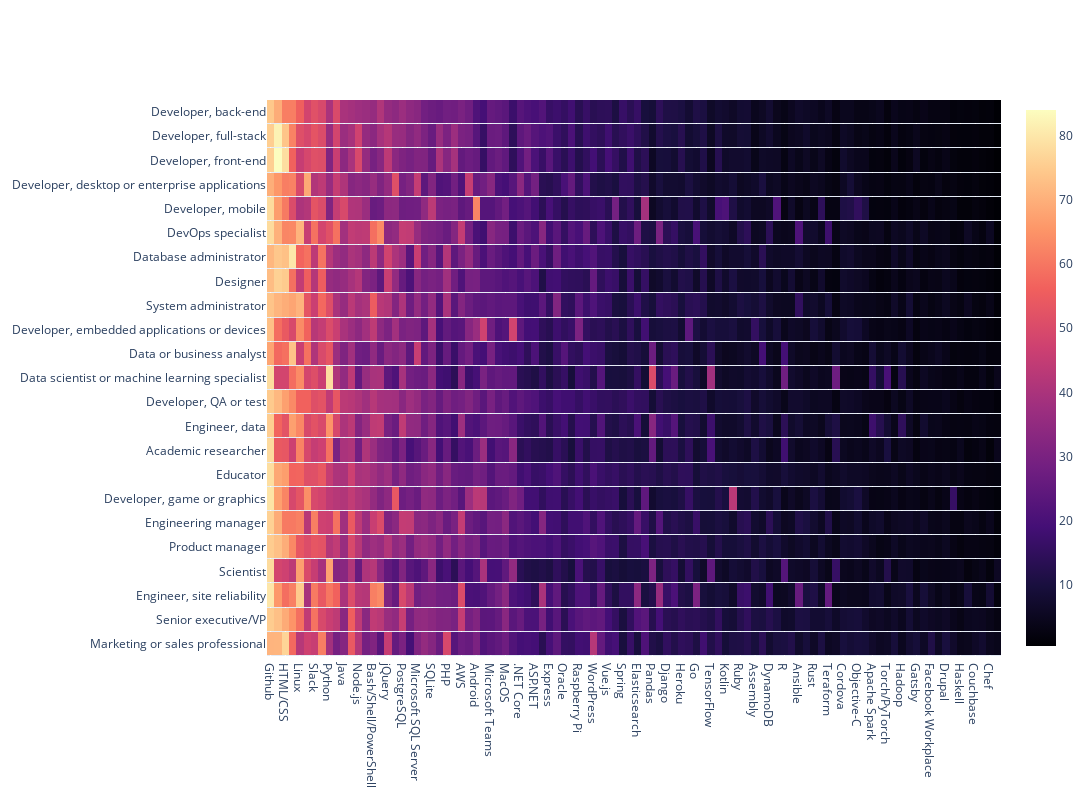

Write notebook code for a chart like this one.
### Markdown cell above
### Visualizing Heatmap

### Code cell
# Transpose skills_jobs 
skills_jobs = skills_jobs.T

# Build Heatmap figure
data=go.Heatmap(z=skills_jobs, x=skills_jobs.columns, 
                y=skills_jobs.index, colorscale='magma', ygap=1)
# Plot
fig = go.Figure(data=data)
fig.update_layout(width=1300, height=800)
iplot(fig)

### Figure 1 — Plotly figure (JSON) as saved in the notebook; plotly's stock layout.template omitted (floating-point values rounded to 4 significant figures; data arrays with more than 128 entries replaced by an {"elided": "..."} marker saying what was removed)
{"data": [{"colorscale": [[0, "#000004"], [0.1111, "#180f3d"], [0.2222, "#440f76"], [0.3333, "#721f81"], [0.4444, "#9e2f7f"], [0.5556, "#cd4071"], [0.6667, "#f1605d"], [0.7778, "#fd9668"], [0.8889, "#feca8d"], [1, "#fcfdbf"]], "type": "heatmap", "x": ["Github", "JavaScript", "HTML/CSS", "SQL", "Linux", "Windows", "Slack", "MySQL", "Python", "Jira", "Java", "Google Suite (Docs, Meet, etc)", "Node.js", "Gitlab", "Bash/Shell/PowerShell", "Docker", "jQuery", "C#", "PostgreSQL", "Confluence", "Microsoft SQL Server", "Trello", "SQLite", "React.js", "PHP", "TypeScript", "AWS", ".NET", "Android", "C++", "Microsoft Teams", "MongoDB", "MacOS", "C", ".NET Core", "Angular", "ASP.NET", "Redis", "Express", "MariaDB", "Oracle", "ASP.NET Core", "Raspberry Pi", "Microsoft Azure", "Microsoft Azure", "Microsoft Azure", "Microsoft Azure", "WordPress", "Google Cloud Platform", "Vue.js", "Firebase", "Spring", "Angular.js", "Elasticsearch", "iOS", "Pandas", "Kubernetes", "Django", "Flask", "Heroku", "Arduino", "Go", "Laravel", "TensorFlow", "React Native", "Kotlin", "Unity 3D", "Ruby", "Slack Apps and Integrations", "Assembly", "VBA", "DynamoDB", "Swift", "R", "Stack Overflow for Teams", "Ansible", "Ruby on Rails", "Rust", "Flutter", "Teraform", "Keras", "Cordova", "Xamarin", "Objective-C", "Dart", "Apache Spark", "Scala", "Torch/PyTorch", "Symfony", "Hadoop", "Perl", "Gatsby", "Cassandra", "Facebook Workplace", "IBM DB2", "Drupal", "Unreal Engine", "Haskell", "Puppet", "Couchbase", "IBM Cloud or Watson", "Chef", "Julia"], "y": ["Marketing or sales professional", "Senior executive/VP", "Engineer, site reliability", "Scientist", "Product manager", "Engineering manager", "Developer, game or graphics", "Educator", "Academic researcher", "Engineer, data", "Developer, QA or test", "Data scientist or machine learning specialist", "Data or business analyst", "Developer, embedded applications or devices", "System administrator", "Designer", "Database administrator", "DevOps specialist", "Developer, mobile", "Developer, desktop or enterprise applications", "Developer, front-end", "Developer, full-stack", "Developer, back-end"], "ygap": 1, "z": {"elided": "23x103 float values"}}], "layout": {"height": 800, "width": 1300}}
